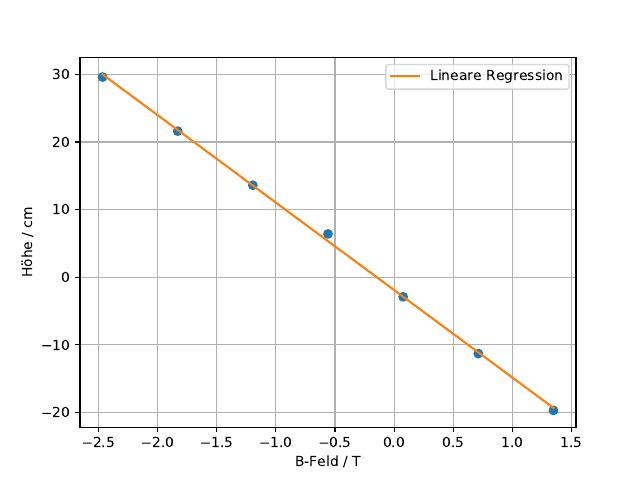

Source code (Python):

import numpy as np
import sympy
import matplotlib.pyplot as plt
from scipy.optimize import curve_fit
from pylab import figure, axes, pie, title, show

print('Messreihe5  450V')
x, y = np.loadtxt('450V.txt', unpack=True,delimiter=',')

def f(x,a,b):
    return a*x+b
popt, pcov = curve_fit(f, x, y)
print(popt)
print(pcov)

x_new = np.linspace(x[0], x[-1], 500)



plt.figure(1)
plt.plot(x,y,'o')
plt.plot(x_new,f(x_new,*popt),'-', label='Lineare Regression')
plt.ylabel('Höhe / cm')
plt.xlabel('B-Feld / T')
plt.grid()
plt.legend()


plt.savefig('450V.pdf')
print ('Fertig')
